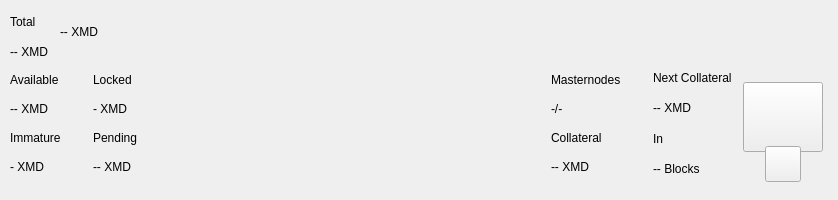
<?xml version="1.0" encoding="UTF-8"?>
<ui version="4.0">
 <class>TopBar</class>
 <widget class="QWidget" name="TopBar">
  <property name="geometry">
   <rect>
    <x>0</x>
    <y>0</y>
    <width>838</width>
    <height>200</height>
   </rect>
  </property>
  <property name="minimumSize">
   <size>
    <width>0</width>
    <height>200</height>
   </size>
  </property>
  <property name="maximumSize">
   <size>
    <width>16777215</width>
    <height>200</height>
   </size>
  </property>
  <property name="windowTitle">
   <string>Form</string>
  </property>
  <layout class="QVBoxLayout" name="verticalLayout_10" stretch="0">
   <property name="spacing">
    <number>0</number>
   </property>
   <property name="leftMargin">
    <number>0</number>
   </property>
   <property name="topMargin">
    <number>0</number>
   </property>
   <property name="rightMargin">
    <number>0</number>
   </property>
   <property name="bottomMargin">
    <number>0</number>
   </property>
   <item>
    <widget class="PFBorderImage" name="containerTop">
     <layout class="QVBoxLayout" name="verticalLayout_11">
      <property name="spacing">
       <number>0</number>
      </property>
      <property name="leftMargin">
       <number>0</number>
      </property>
      <property name="topMargin">
       <number>0</number>
      </property>
      <property name="rightMargin">
       <number>0</number>
      </property>
      <property name="bottomMargin">
       <number>0</number>
      </property>
      <item>
       <widget class="QWidget" name="top_container_2" native="true">
        <property name="minimumSize">
         <size>
          <width>0</width>
          <height>65</height>
         </size>
        </property>
        <layout class="QHBoxLayout" name="top_container">
         <property name="spacing">
          <number>0</number>
         </property>
         <property name="leftMargin">
          <number>10</number>
         </property>
         <property name="topMargin">
          <number>0</number>
         </property>
         <property name="rightMargin">
          <number>10</number>
         </property>
         <property name="bottomMargin">
          <number>0</number>
         </property>
         <item>
          <layout class="QHBoxLayout" name="horizontalLayout_4">
           <property name="spacing">
            <number>12</number>
           </property>
           <property name="rightMargin">
            <number>0</number>
           </property>
           <item>
            <widget class="QWidget" name="widgetAmount" native="true">
             <layout class="QVBoxLayout" name="verticalLayout_2">
              <property name="spacing">
               <number>2</number>
              </property>
              <property name="leftMargin">
               <number>0</number>
              </property>
              <property name="topMargin">
               <number>8</number>
              </property>
              <property name="rightMargin">
               <number>0</number>
              </property>
              <property name="bottomMargin">
               <number>0</number>
              </property>
              <item>
               <widget class="QLabel" name="labelTitle1">
                <property name="text">
                 <string>Total</string>
                </property>
               </widget>
              </item>
              <item>
               <widget class="QLabel" name="labelAmountPiv">
                <property name="text">
                 <string notr="true">-- XMD</string>
                </property>
               </widget>
              </item>
             </layout>
            </widget>
           </item>
           <item alignment="Qt::AlignVCenter">
            <widget class="QWidget" name="widgetTopAmount" native="true">
             <property name="sizePolicy">
              <sizepolicy hsizetype="Preferred" vsizetype="Maximum">
               <horstretch>0</horstretch>
               <verstretch>0</verstretch>
              </sizepolicy>
             </property>
             <layout class="QHBoxLayout" name="horizontalLayout_5">
              <property name="spacing">
               <number>0</number>
              </property>
              <property name="leftMargin">
               <number>0</number>
              </property>
              <property name="topMargin">
               <number>0</number>
              </property>
              <property name="rightMargin">
               <number>0</number>
              </property>
              <property name="bottomMargin">
               <number>0</number>
              </property>
              <item alignment="Qt::AlignTop">
               <widget class="QLabel" name="labelAmountTopPiv">
                <property name="minimumSize">
                 <size>
                  <width>0</width>
                  <height>36</height>
                 </size>
                </property>
                <property name="styleSheet">
                 <string notr="true">padding:0px;margin:0px;</string>
                </property>
                <property name="text">
                 <string notr="true">-- XMD</string>
                </property>
               </widget>
              </item>
             </layout>
            </widget>
           </item>
           <item>
            <spacer name="horizontalSpacer">
             <property name="orientation">
              <enum>Qt::Horizontal</enum>
             </property>
             <property name="sizeHint" stdset="0">
              <size>
               <width>40</width>
               <height>20</height>
              </size>
             </property>
            </spacer>
           </item>
           <item alignment="Qt::AlignRight">
            <widget class="QWidget" name="layoutSync" native="true">
             <property name="minimumSize">
              <size>
               <width>0</width>
               <height>36</height>
              </size>
             </property>
             <property name="maximumSize">
              <size>
               <width>16777215</width>
               <height>36</height>
              </size>
             </property>
             <layout class="QVBoxLayout" name="verticalLayout_9">
              <property name="leftMargin">
               <number>0</number>
              </property>
              <property name="topMargin">
               <number>0</number>
              </property>
              <property name="rightMargin">
               <number>0</number>
              </property>
              <property name="bottomMargin">
               <number>0</number>
              </property>
              <item>
               <widget class="ExpandableButton" name="pushButtonSync" native="true">
                <property name="minimumSize">
                 <size>
                  <width>36</width>
                  <height>36</height>
                 </size>
                </property>
                <property name="maximumSize">
                 <size>
                  <width>16777215</width>
                  <height>36</height>
                 </size>
                </property>
               </widget>
              </item>
             </layout>
            </widget>
           </item>
           <item>
            <widget class="ExpandableButton" name="pushButtonHDUpgrade" native="true">
             <property name="minimumSize">
              <size>
               <width>36</width>
               <height>36</height>
              </size>
             </property>
             <property name="maximumSize">
              <size>
               <width>16777215</width>
               <height>36</height>
              </size>
             </property>
            </widget>
           </item>
           <item>
            <widget class="ExpandableButton" name="pushButtonStack" native="true">
             <property name="minimumSize">
              <size>
               <width>36</width>
               <height>36</height>
              </size>
             </property>
             <property name="maximumSize">
              <size>
               <width>16777215</width>
               <height>36</height>
              </size>
             </property>
            </widget>
           </item>
           <item>
            <widget class="ExpandableButton" name="pushButtonConf" native="true">
             <property name="minimumSize">
              <size>
               <width>36</width>
               <height>36</height>
              </size>
             </property>
             <property name="maximumSize">
              <size>
               <width>16777215</width>
               <height>36</height>
              </size>
             </property>
            </widget>
           </item>
           <item>
            <widget class="ExpandableButton" name="pushButtonMasternodes" native="true">
             <property name="minimumSize">
              <size>
               <width>36</width>
               <height>36</height>
              </size>
             </property>
             <property name="maximumSize">
              <size>
               <width>16777215</width>
               <height>36</height>
              </size>
             </property>
            </widget>
           </item>
           <item>
            <widget class="ExpandableButton" name="pushButtonConsole" native="true">
             <property name="minimumSize">
              <size>
               <width>36</width>
               <height>36</height>
              </size>
             </property>
             <property name="maximumSize">
              <size>
               <width>16777215</width>
               <height>36</height>
              </size>
             </property>
            </widget>
           </item>
           <item>
            <widget class="ExpandableButton" name="pushButtonConnection" native="true">
             <property name="minimumSize">
              <size>
               <width>36</width>
               <height>36</height>
              </size>
             </property>
             <property name="maximumSize">
              <size>
               <width>16777215</width>
               <height>36</height>
              </size>
             </property>
            </widget>
           </item>
           <item>
            <widget class="ExpandableButton" name="pushButtonTor" native="true">
             <property name="minimumSize">
              <size>
               <width>36</width>
               <height>36</height>
              </size>
             </property>
             <property name="maximumSize">
              <size>
               <width>16777215</width>
               <height>36</height>
              </size>
             </property>
            </widget>
           </item>
           <item>
            <widget class="ExpandableButton" name="pushButtonLock" native="true">
             <property name="sizePolicy">
              <sizepolicy hsizetype="Expanding" vsizetype="Expanding">
               <horstretch>0</horstretch>
               <verstretch>0</verstretch>
              </sizepolicy>
             </property>
             <property name="minimumSize">
              <size>
               <width>36</width>
               <height>0</height>
              </size>
             </property>
             <property name="maximumSize">
              <size>
               <width>16777215</width>
               <height>36</height>
              </size>
             </property>
            </widget>
           </item>
           <item>
            <widget class="ExpandableButton" name="pushButtonTheme" native="true">
             <property name="minimumSize">
              <size>
               <width>36</width>
               <height>36</height>
              </size>
             </property>
             <property name="maximumSize">
              <size>
               <width>16777215</width>
               <height>36</height>
              </size>
             </property>
            </widget>
           </item>
          </layout>
         </item>
        </layout>
       </widget>
      </item>
      <item>
       <widget class="QWidget" name="bottom_container" native="true">
        <property name="minimumSize">
         <size>
          <width>0</width>
          <height>135</height>
         </size>
        </property>
        <layout class="QHBoxLayout" name="botton_container">
         <property name="leftMargin">
          <number>10</number>
         </property>
         <property name="topMargin">
          <number>0</number>
         </property>
         <property name="rightMargin">
          <number>10</number>
         </property>
         <property name="bottomMargin">
          <number>10</number>
         </property>
         <item>
          <layout class="QHBoxLayout" name="horizontalLayout_3">
           <property name="spacing">
            <number>0</number>
           </property>
           <property name="bottomMargin">
            <number>9</number>
           </property>
           <item>
            <layout class="QVBoxLayout" name="verticalLayout_7">
             <property name="spacing">
              <number>0</number>
             </property>
             <property name="leftMargin">
              <number>0</number>
             </property>
             <property name="rightMargin">
              <number>0</number>
             </property>
             <item>
              <layout class="QHBoxLayout" name="horizontalLayout_2">
               <property name="spacing">
                <number>0</number>
               </property>
               <item>
                <layout class="QVBoxLayout" name="verticalLayout_6">
                 <item>
                  <widget class="QLabel" name="labelTitle5">
                   <property name="text">
                    <string>Available</string>
                   </property>
                  </widget>
                 </item>
                 <item>
                  <widget class="QLabel" name="labelAvailablePiv">
                   <property name="text">
                    <string>-- XMD</string>
                   </property>
                  </widget>
                 </item>
                 <item>
                  <widget class="QLabel" name="labelTitle4">
                   <property name="text">
                    <string>Immature</string>
                   </property>
                  </widget>
                 </item>
                 <item>
                  <widget class="QLabel" name="labelImmaturePiv">
                   <property name="text">
                    <string notr="true">- XMD</string>
                   </property>
                  </widget>
                 </item>
                </layout>
               </item>
               <item>
                <layout class="QVBoxLayout" name="verticalLayout_8">
                 <property name="leftMargin">
                  <number>32</number>
                 </property>
                 <item>
                  <widget class="QLabel" name="labelTitle6">
                   <property name="text">
                    <string>Locked</string>
                   </property>
                  </widget>
                 </item>
                 <item>
                  <widget class="QLabel" name="labelLockedPiv">
                   <property name="text">
                    <string>- XMD</string>
                   </property>
                  </widget>
                 </item>
                 <item>
                  <widget class="QLabel" name="labelTitle3">
                   <property name="text">
                    <string>Pending</string>
                   </property>
                  </widget>
                 </item>
                 <item>
                  <widget class="QLabel" name="labelPendingPiv">
                   <property name="text">
                    <string notr="true">-- XMD</string>
                   </property>
                  </widget>
                 </item>
                </layout>
               </item>
              </layout>
             </item>
            </layout>
           </item>
          </layout>
         </item>
         <item>
          <spacer name="horizontalSpacer_2">
           <property name="orientation">
            <enum>Qt::Horizontal</enum>
           </property>
           <property name="sizeHint" stdset="0">
            <size>
             <width>40</width>
             <height>20</height>
            </size>
           </property>
          </spacer>
         </item>
         <item>
          <layout class="QHBoxLayout" name="horizontalLayout_6">
           <property name="spacing">
            <number>0</number>
           </property>
           <property name="rightMargin">
            <number>0</number>
           </property>
           <property name="bottomMargin">
            <number>9</number>
           </property>
           <item>
            <layout class="QVBoxLayout" name="verticalLayout_5">
             <item>
              <widget class="QLabel" name="labelMasternodesTitle">
               <property name="text">
                <string>Masternodes</string>
               </property>
              </widget>
             </item>
             <item>
              <widget class="QLabel" name="labelMasternodeCount">
               <property name="text">
                <string>-/-</string>
               </property>
              </widget>
             </item>
             <item>
              <widget class="QLabel" name="labelTitle8">
               <property name="text">
                <string>Collateral</string>
               </property>
              </widget>
             </item>
             <item>
              <widget class="QLabel" name="labelCollateralPiv">
               <property name="text">
                <string notr="true">-- XMD</string>
               </property>
              </widget>
             </item>
            </layout>
           </item>
           <item>
            <widget class="QWidget" name="widgetNextCollateral" native="true">
             <layout class="QVBoxLayout" name="verticalLayout_12">
              <property name="leftMargin">
               <number>32</number>
              </property>
              <property name="topMargin">
               <number>0</number>
              </property>
              <property name="rightMargin">
               <number>0</number>
              </property>
              <property name="bottomMargin">
               <number>0</number>
              </property>
              <item>
               <widget class="QLabel" name="labelNextMasternodesTitle">
                <property name="text">
                 <string>Next Collateral</string>
                </property>
               </widget>
              </item>
              <item>
               <widget class="QLabel" name="labelNextCollateralValue">
                <property name="text">
                 <string>-- XMD</string>
                </property>
               </widget>
              </item>
              <item>
               <widget class="QLabel" name="labelTitle9">
                <property name="text">
                 <string>In</string>
                </property>
               </widget>
              </item>
              <item>
               <widget class="QLabel" name="labelNextCollateralBlocks">
                <property name="text">
                 <string notr="true">-- Blocks</string>
                </property>
               </widget>
              </item>
             </layout>
            </widget>
           </item>
          </layout>
         </item>
         <item>
          <widget class="QWidget" name="qrContainer" native="true">
           <property name="sizePolicy">
            <sizepolicy hsizetype="Preferred" vsizetype="Minimum">
             <horstretch>0</horstretch>
             <verstretch>0</verstretch>
            </sizepolicy>
           </property>
           <property name="minimumSize">
            <size>
             <width>90</width>
             <height>110</height>
            </size>
           </property>
           <property name="maximumSize">
            <size>
             <width>90</width>
             <height>110</height>
            </size>
           </property>
           <layout class="QVBoxLayout" name="containerQR">
            <property name="spacing">
             <number>0</number>
            </property>
            <property name="leftMargin">
             <number>5</number>
            </property>
            <property name="topMargin">
             <number>10</number>
            </property>
            <property name="rightMargin">
             <number>5</number>
            </property>
            <property name="bottomMargin">
             <number>0</number>
            </property>
            <item>
             <widget class="QPushButton" name="btnQr">
              <property name="minimumSize">
               <size>
                <width>70</width>
                <height>70</height>
               </size>
              </property>
              <property name="maximumSize">
               <size>
                <width>16777215</width>
                <height>70</height>
               </size>
              </property>
              <property name="focusPolicy">
               <enum>Qt::NoFocus</enum>
              </property>
              <property name="text">
               <string/>
              </property>
              <property name="iconSize">
               <size>
                <width>70</width>
                <height>70</height>
               </size>
              </property>
             </widget>
            </item>
            <item>
             <spacer name="verticalSpacer">
              <property name="orientation">
               <enum>Qt::Vertical</enum>
              </property>
              <property name="sizeType">
               <enum>QSizePolicy::Fixed</enum>
              </property>
              <property name="sizeHint" stdset="0">
               <size>
                <width>20</width>
                <height>20</height>
               </size>
              </property>
             </spacer>
            </item>
            <item alignment="Qt::AlignHCenter|Qt::AlignBottom">
             <widget class="QPushButton" name="pushButtonQR">
              <property name="minimumSize">
               <size>
                <width>36</width>
                <height>36</height>
               </size>
              </property>
              <property name="maximumSize">
               <size>
                <width>36</width>
                <height>36</height>
               </size>
              </property>
              <property name="focusPolicy">
               <enum>Qt::NoFocus</enum>
              </property>
              <property name="text">
               <string/>
              </property>
             </widget>
            </item>
           </layout>
          </widget>
         </item>
        </layout>
       </widget>
      </item>
     </layout>
    </widget>
   </item>
  </layout>
 </widget>
 <customwidgets>
  <customwidget>
   <class>PFBorderImage</class>
   <extends>QFrame</extends>
   <header>qt/pivx/pfborderimage.h</header>
   <container>1</container>
  </customwidget>
  <customwidget>
   <class>ExpandableButton</class>
   <extends>QWidget</extends>
   <header>qt/pivx/expandablebutton.h</header>
   <container>1</container>
  </customwidget>
 </customwidgets>
 <resources/>
 <connections/>
</ui>
